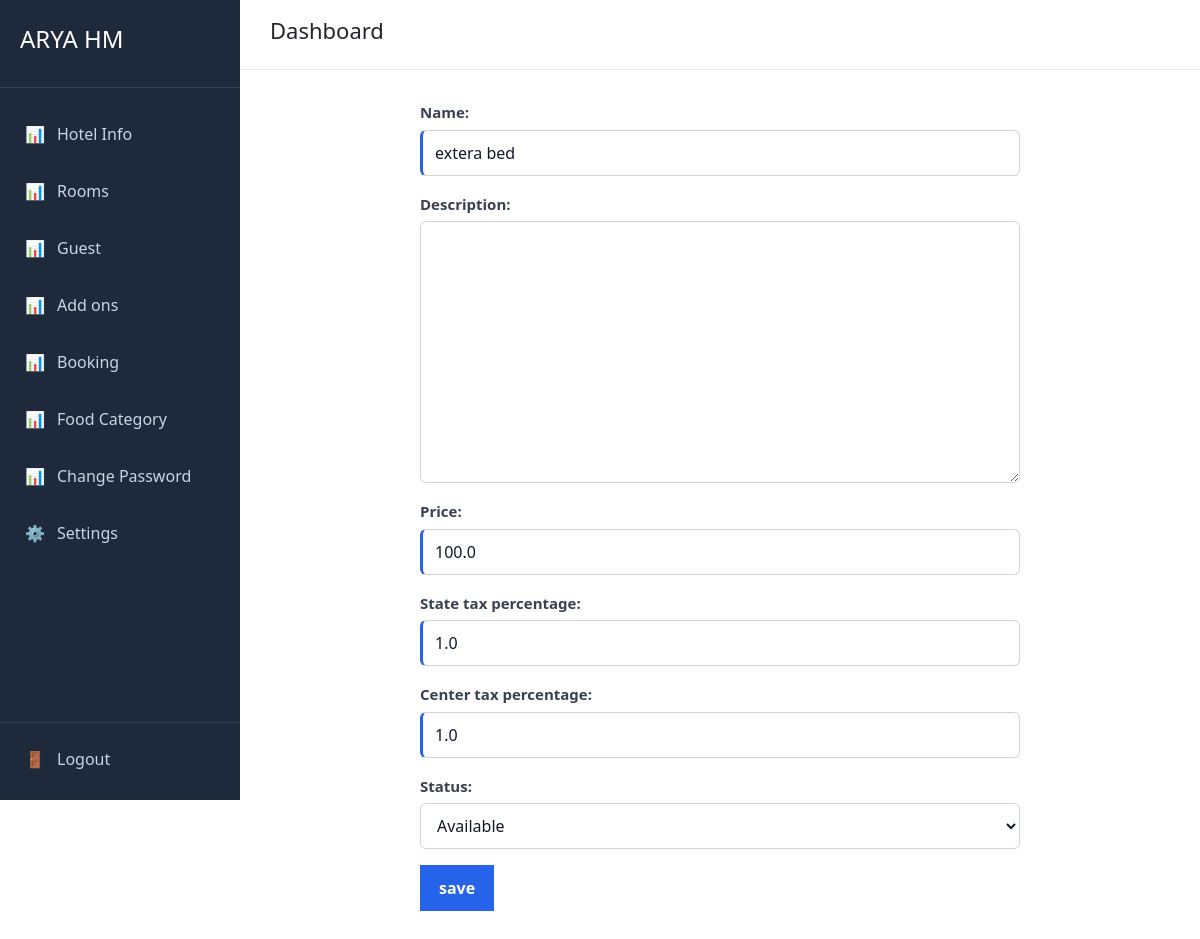
Screenshot of /addons/1/edit (signed in) with the database file from the repository.
### addons/models.py (models this page shows, shortened)
class Addon(models.Model):
    name = models.CharField(max_length=255)
    description = models.TextField(null=True, blank=True)
    hotel = models.ForeignKey(Hotel,on_delete=models.CASCADE,related_name='addons')
    price=models.FloatField()
    state_tax_percentage=models.FloatField()
    center_tax_percentage=models.FloatField()
    status=models.CharField(max_length=30,choices=AddOnStatus.choices,default=AddOnStatus.AVAILABLE)
    create_at = models.DateTimeField(auto_now_add=True)
    update_at = models.DateTimeField(auto_now=True)
    deleted_at = models.DateTimeField(null=True, blank=True)

### addons/views.py (the view)
# urls.py: path('<id>/edit', views.edit_new_addon, name='edit_addon_view'),
@login_required
def edit_new_addon(request,id):
    addon = Addon.objects.get(pk=id)
    add_on_forms = AddonForm(instance=addon)
    context = {'add_on_forms': add_on_forms}
    if request.method == 'POST':
        add_on_forms = AddonForm(request.POST,instance=addon)
        if add_on_forms.is_valid():
            add_on_forms.save()
            return redirect("addon_view")
    return render(request, 'addons/add_new_addons.html',context)

### addons/forms.py
class AddonForm(ModelForm):
    class Meta:
        model = Addon
        fields = '__all__'
        exclude = ('hotel',"deleted_at")

### addons/templates/addons/add_new_addons.html (shortened to what this page needs)
{% extends "user/base.html" %}
{% block page_title %}
Dashboard
{% endblock %}
{% block content %}
        <form method="POST">
        {{add_on_forms.as_p}}
            <button type="submit">
                save
            </button>
        </form>
{% endblock %}

### static/css/global.css (style rules this page uses)
* { margin: 0; padding: 0; box-sizing: border-box; }
body { font-family: Arial, sans-serif; background: #f5f6fa; color: #333; }
*, *::before, *::after { box-sizing: border-box; }
form { width: 100%; max-width: 600px; margin: 0 auto; }
label { display: block; margin-bottom: 6px; font-size: 15px; font-weight: 600; color: #374151; }
input, select, textarea { display: block; width: 100%; padding: 10px 12px; margin-bottom: 16px; border: 1px solid #d1d5db; border-radius: 6px; background: #fff; color: #111827; font-family: inherit; font-size: 15px; line-height: 1.5; outline: none; transition: border-color 0.2s ease, box-shadow 0.2s ease; }
input::placeholder, textarea::placeholder { color: #9ca3af; }
textarea { min-height: 120px; resize: vertical; }
select { cursor: pointer; appearance: auto; }
input[type="number"] { appearance: textfield; }
button, input[type="submit"], input[type="button"], input[type="reset"] { display: inline-block; width: auto; padding: 10px 18px; border: 1px solid transparent; border-radius: 6px; background: #2563eb; color: #fff; font-family: inherit; font-size: 15px; font-weight: 600; cursor: pointer; transition: background 0.2s ease, transform 0.1s ease; }
input:required, select:required, textarea:required { border-left: 3px solid #2563eb; }

### rows the page displays
Addon: name "extera bed", price "100.0", state_tax_percentage "1.0", center_tax_percentage "1.0", status "Available"
